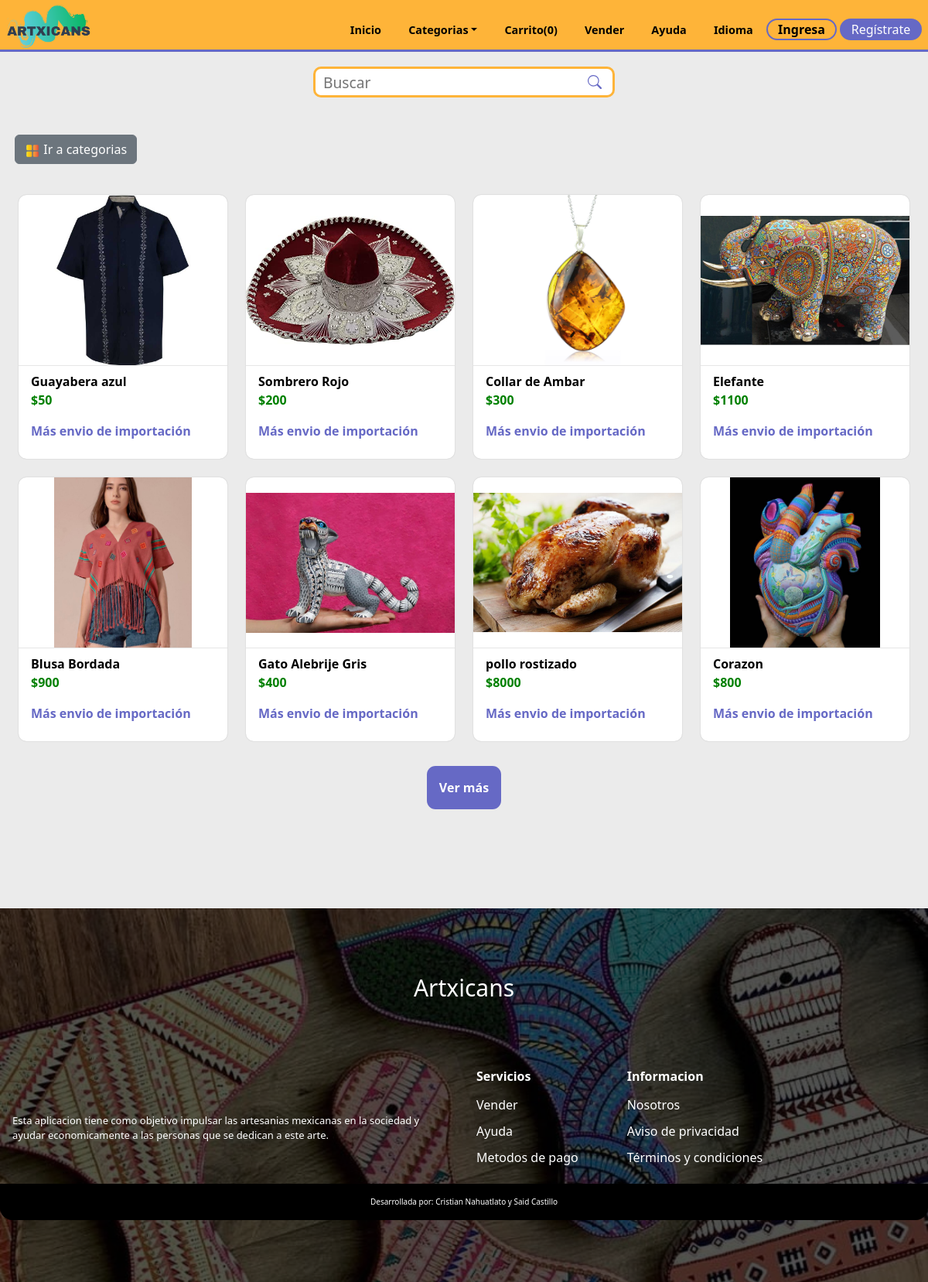
The page / on the database its author committed.
### tables this page shows
CREATE TABLE `products` (
  `id_product` int(11) NOT NULL,
  `product` varchar(80) NOT NULL,
  `image1` varchar(80) NOT NULL,
  `price` int(11) NOT NULL,
  `description` varchar(250) NOT NULL,
  `category` varchar(30) NOT NULL,
  `stock` int(11) NOT NULL,
  `image2` varchar(30) NOT NULL,
  `image3` varchar(30) NOT NULL,
  `ID_registro` int(11) DEFAULT NULL,
  `estatus` varchar(50) NOT NULL
);

### index.php (the view, shortened to what this page needs)
<?php
  include 'global/conexion.php';
  include 'templates/cabecera.php';
?>
    <form action="search.php" class="searchContainer" method="GET" id="searchContainer">
      <div class="searchBox">
        <input type="search" name="fetch" class="searchInput mb-btn" placeholder="Buscar" />
          <button class="searchButton"> </button>
      </div>
    </form>
<div class="d-grid gap-2 d-md-flex justify-content-start cat">
  <button class="btn btn-secondary me-md-2 mb-2 mt-5 categories-btn" type="button" onclick="location.href='categories.php'"><img src="./assets/utilities/categorias.png" class="categories-icon" alt="categories-icon"> Ir a categorias</button>
</div>
   <section class='container-products' id="container-products">
   <div class='mainContent grid' id="mainContent">
   <?php
         $result = $conn ->query("SELECT * FROM products WHERE stock > 0 AND estatus = 'Aprobado' ORDER BY rand() LIMIT 8") or die ($conn->error);
         while($row = mysqli_fetch_assoc($result)){
  ?>
        <div class="single-product">
        <a href="product.php?id_product=<?php echo $row['id_product'];?>" class='referencia'>
             <div class='imgDiv'>
                <img src="assets/products/<?php echo $row['image1'];?>"  alt="<?php echo $row['product']?>">
            </div>
            <div class="card-info">
                <span class="product-title"><?php echo $row['product'];?></span>
                <span class="price">$<?php echo $row['price'];?></span>
                <span class="shipping">Más envio de importación</span>
            </div>
           </a>
        </div>
        <?php
          $id = $row['id_product'];
      }?>
      </div>
      <div id="id-load" class="load-more">
        <button id="load-more" data-id="<?php echo $id;?>">Ver más</button>
    </div>
    </section>
<?php
  include('templates/pie.php');
?>

### styles/home/products.css (style rules this page uses)
.mainContent { padding: 2rem 0 2rem; padding-left: 1.5rem; padding-right: 1.5rem; justify-content: center; gap: 1.5rem; }
.single-product { height: 100%; display: grid; row-gap: 10px; border-radius: 10px; align-items: center; box-shadow: 0 0 0.1em rgba(0,0,0,0.2); background-color: rgb(255, 255, 255); cursor: pointer; transition-property: box-shadow; overflow: hidden; }
.imgDiv { height: 220px; width: 100%; overflow: hidden; }
.imgDiv img { height: 100%; width: 100%; object-fit:contain; transition: hidden; }
.card-info { border-top: 1px solid rgb(230, 230, 230); padding: 0.5rem 1rem; display: flex; flex-flow: column; flex-wrap: wrap; }
.card-info * + * { display: block; margin-bottom: 1rem; }
.price { font-weight: bold; color: green; }
.product-title { font-weight: bold; color: black; }
.shipping { color: var(--second-alpha-color); font-weight: bold; }
@media screen and (min-width:420px) { .mainContent { grid-template-columns: repeat(2,1fr); } }
@media screen and (min-width:420px) { .single-product { height: auto; } }
@media screen and (min-width:720px) { .mainContent { grid-template-columns: repeat(3,1fr); } }
@media screen and (min-width:720px) { .single-product { height: auto; } }
@media screen and (min-width:1024px) { .mainContent { grid-template-columns: repeat(4,1fr); } }
@media screen and (min-width:1024px) { .single-product { height: auto; } }

### styles/home/searchbox.css (style rules this page uses)
.searchContainer { display: flex; margin-top: 1.2rem; }
.searchBox { position: relative; z-index: 999; position: fixed; left: 1rem; }
.searchButton { position: absolute; right: 8px; top:-2px; height: 100%; border: none; background:none; }
.searchInput { font-size: 1.2rem; height: 40px; border-radius: 10px; padding: 5px 30px 5px 10px; border: 3px solid var(--first-color); }
@media screen and (min-width:266px) { .searchInput { width: 150px; } }
@media screen and (min-width:320px) { .searchInput { width: 200px; } }
@media screen and (min-width:360px) { .searchInput { width: 250px; } }
@media screen and (min-width:510px) { .searchInput { width: 310px; } }
@media screen and (min-width:768px) { .searchInput { width: 390px; } }
@media screen and (min-width:768px) { .searchBox { margin: 0 auto; position: relative; left: 0; } }

### styles/home/main.css (style rules this page uses)
.categories-btn { margin-left: 1.2rem; }
.categories-icon { width: 20px; height: 20px; }
.load-more { display: flex; align-items: center; justify-content: center; }
.load-more button { padding: 1rem; border: none; border-radius:0.7rem; background-color: var(--second-alpha-color); color:white; font-weight: bold; }
body { top:0px !important; }

### index.css (style rules this page uses)
:root { --first-color: #feb439; --first-alpha-color: #FDD100; --second-color: #7D3C98; --second-alpha-color: #6669c5; --black-color: black; --white-color: white; --black-alpha-color: rgba(0,0,0,0.5); --white-alpha-color: rgba(255,255,255,0.5); --opacity-color: rgba(8,75,138,0.7); --font: "RaleWay",sans-serif; --max-width: 1200px; --header-height: 4.7rem; --link-color: #509ee3; --card-bg:rgb(225,225,235); --card-hover:rgb(255,255,255); }
* { padding:0; margin:0; -webkit-box-sizing: border-box; -moz-box-sizing: border-box; box-sizing: border-box; }
html { box-sizing: border-box; font-family: var(--font); font-size: 16px; scroll-behavior: smooth; }
*, *::after, *::before { box-sizing: inherit; }
body { margin: 0; overflow-x: hidden; color: var(--black-color); background-color: rgb(235, 235, 235);; }
a { color: var(--link-color); transition: all 0.5s ease-out; text-decoration: none; }
img { max-width: 100%; height: auto; }
.grid { display: grid; align-items: center; }

### rows shown on the page
products: image1 (picture), product "Guayabera azul", price "50"
products: image1 (picture), product "Sombrero Rojo", price "200"
products: image1 (picture), product "Collar de Ambar", price "300"
products: image1 (picture), product "Elefante", price "1100"
products: image1 (picture), product "Blusa Bordada", price "900"
products: image1 (picture), product "Gato Alebrije Gris", price "400"
products: image1 (picture), product "pollo rostizado", price "8000"
products: image1 (picture), product "Corazon", price "800"
